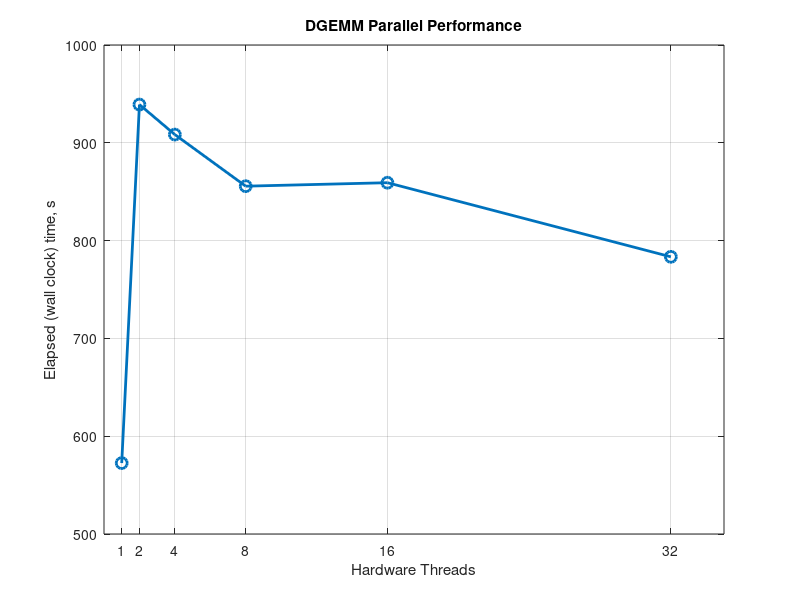

Reproduce this figure in MATLAB. (Note: this script raises an error after producing the figure.)
Nodes = [262144, 262,144, 262,144, 262,144, 262,144, 262,144];
threads = [1, 2, 4, 8, 16, 32];
time = [572.527095, 939.100715, 908.415491, 855.646990, 859.197172, 783.424008];

% Plot settings
figure;
plot(threads, time, '-o', 'LineWidth', 2, 'MarkerSize', 8);
xlabel('Hardware Threads');
ylabel('Elapsed (wall clock) time, s');
title('DGEMM Parallel Performance');
grid on;

% Customize axis ticks to match power-of-2 spacing
set(gca, 'xtick', 2.^(0:8));
set(gca, 'xticklabels', {'2^0', '2^1', '2^2', '2^3', '2^4', '2^5', '2^6', '2^7', '2^8'});


% --------------------------------------------------------------------
% Sample data (replace with your actual data)
N = [100, 500, 1000, 5000, 10000, 50000]; % Node counts
t_serial = [0.01, 0.05, 0.1, 0.5, 1.0, 5.0]; % Serial runtime (seconds)

t_parallel = [ % Parallel runtimes for different thread counts
    0.008, 0.04, 0.08, 0.4, 0.8, 4.5; % n = 2
    0.006, 0.03, 0.06, 0.3, 0.6, 3.8; % n = 4
    0.005, 0.025, 0.05, 0.25, 0.5, 3.2; % n = 8
    0.004, 0.02, 0.04, 0.2, 0.4, 2.8  % n = 16
];

threads = [2, 4, 8, 16]; % Thread counts
colors = lines(length(threads)); % Generate distinct colors for each thread count

figure;
hold on;

% Plot serial result in black
plot(N, t_serial, 'k', 'LineWidth', 2, 'DisplayName', 'Serial');

% Plot parallel results with different colors
for i = 1:length(threads)
    plot(N, t_parallel(i, :), 'Color', colors(i, :), 'LineWidth', 2, 'DisplayName', sprintf('n = %d', threads(i)));
end

hold off;
legend('Location', 'NorthWest');
xlabel('Node Count (N)');
ylabel('Runtime (seconds)');
title('Runtime vs. Node Count for Serial and Parallel Execution');
grid on;
